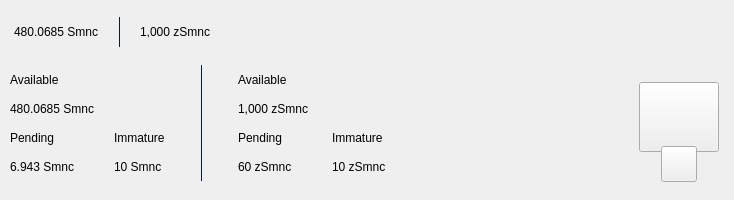
<?xml version="1.0" encoding="UTF-8"?>
<ui version="4.0">
 <class>TopBar</class>
 <widget class="QWidget" name="TopBar">
  <property name="geometry">
   <rect>
    <x>0</x>
    <y>0</y>
    <width>734</width>
    <height>200</height>
   </rect>
  </property>
  <property name="minimumSize">
   <size>
    <width>0</width>
    <height>200</height>
   </size>
  </property>
  <property name="maximumSize">
   <size>
    <width>16777215</width>
    <height>200</height>
   </size>
  </property>
  <property name="windowTitle">
   <string>Form</string>
  </property>
  <layout class="QVBoxLayout" name="verticalLayout_10" stretch="0">
   <property name="spacing">
    <number>0</number>
   </property>
   <property name="leftMargin">
    <number>0</number>
   </property>
   <property name="topMargin">
    <number>0</number>
   </property>
   <property name="rightMargin">
    <number>0</number>
   </property>
   <property name="bottomMargin">
    <number>0</number>
   </property>
   <item>
    <widget class="PFBorderImage" name="containerTop" native="true">
     <layout class="QVBoxLayout" name="verticalLayout_11">
      <property name="spacing">
       <number>0</number>
      </property>
      <property name="leftMargin">
       <number>0</number>
      </property>
      <property name="topMargin">
       <number>0</number>
      </property>
      <property name="rightMargin">
       <number>0</number>
      </property>
      <property name="bottomMargin">
       <number>0</number>
      </property>
      <item>
       <widget class="QWidget" name="top_container_2" native="true">
        <property name="minimumSize">
         <size>
          <width>0</width>
          <height>65</height>
         </size>
        </property>
        <layout class="QHBoxLayout" name="top_container">
         <property name="spacing">
          <number>0</number>
         </property>
         <property name="leftMargin">
          <number>14</number>
         </property>
         <property name="topMargin">
          <number>0</number>
         </property>
         <property name="rightMargin">
          <number>14</number>
         </property>
         <property name="bottomMargin">
          <number>0</number>
         </property>
         <item alignment="Qt::AlignVCenter">
          <widget class="QWidget" name="widgetTopAmount" native="true">
           <property name="sizePolicy">
            <sizepolicy hsizetype="Preferred" vsizetype="Maximum">
             <horstretch>0</horstretch>
             <verstretch>0</verstretch>
            </sizepolicy>
           </property>
           <layout class="QHBoxLayout" name="horizontalLayout_5">
            <property name="spacing">
             <number>0</number>
            </property>
            <property name="leftMargin">
             <number>0</number>
            </property>
            <property name="topMargin">
             <number>0</number>
            </property>
            <property name="rightMargin">
             <number>0</number>
            </property>
            <property name="bottomMargin">
             <number>0</number>
            </property>
            <item alignment="Qt::AlignTop">
             <widget class="QLabel" name="labelAmountTopSMNC">
              <property name="minimumSize">
               <size>
                <width>0</width>
                <height>36</height>
               </size>
              </property>
              <property name="styleSheet">
               <string notr="true">padding:0px;margin:0px;</string>
              </property>
              <property name="text">
               <string>480.0685 Smnc</string>
              </property>
             </widget>
            </item>
            <item>
             <spacer name="horizontalSpacer_11">
              <property name="orientation">
               <enum>Qt::Horizontal</enum>
              </property>
              <property name="sizeType">
               <enum>QSizePolicy::Fixed</enum>
              </property>
              <property name="sizeHint" stdset="0">
               <size>
                <width>20</width>
                <height>20</height>
               </size>
              </property>
             </spacer>
            </item>
            <item alignment="Qt::AlignVCenter">
             <widget class="QLabel" name="label_16">
              <property name="minimumSize">
               <size>
                <width>1</width>
                <height>30</height>
               </size>
              </property>
              <property name="maximumSize">
               <size>
                <width>1</width>
                <height>30</height>
               </size>
              </property>
              <property name="styleSheet">
               <string notr="true">background-color:#0e192b;
padding:0px;
border:none;</string>
              </property>
              <property name="text">
               <string/>
              </property>
             </widget>
            </item>
            <item>
             <spacer name="horizontalSpacer_12">
              <property name="orientation">
               <enum>Qt::Horizontal</enum>
              </property>
              <property name="sizeType">
               <enum>QSizePolicy::Fixed</enum>
              </property>
              <property name="sizeHint" stdset="0">
               <size>
                <width>20</width>
                <height>20</height>
               </size>
              </property>
             </spacer>
            </item>
            <item alignment="Qt::AlignTop">
             <widget class="QLabel" name="labelAmountTopzSMNC">
              <property name="minimumSize">
               <size>
                <width>0</width>
                <height>36</height>
               </size>
              </property>
              <property name="text">
               <string>1,000 zSmnc</string>
              </property>
             </widget>
            </item>
           </layout>
          </widget>
         </item>
         <item>
          <spacer name="horizontalSpacer">
           <property name="orientation">
            <enum>Qt::Horizontal</enum>
           </property>
           <property name="sizeHint" stdset="0">
            <size>
             <width>40</width>
             <height>20</height>
            </size>
           </property>
          </spacer>
         </item>
         <item>
          <layout class="QHBoxLayout" name="horizontalLayout_4">
           <property name="spacing">
            <number>12</number>
           </property>
           <property name="rightMargin">
            <number>0</number>
           </property>
           <item alignment="Qt::AlignRight">
            <widget class="QWidget" name="layoutSync" native="true">
             <property name="minimumSize">
              <size>
               <width>0</width>
               <height>36</height>
              </size>
             </property>
             <property name="maximumSize">
              <size>
               <width>16777215</width>
               <height>36</height>
              </size>
             </property>
             <layout class="QVBoxLayout" name="verticalLayout_9">
              <property name="leftMargin">
               <number>0</number>
              </property>
              <property name="topMargin">
               <number>0</number>
              </property>
              <property name="rightMargin">
               <number>0</number>
              </property>
              <property name="bottomMargin">
               <number>0</number>
              </property>
              <item>
               <widget class="ExpandableButton" name="pushButtonSync" native="true">
                <property name="minimumSize">
                 <size>
                  <width>36</width>
                  <height>36</height>
                 </size>
                </property>
                <property name="maximumSize">
                 <size>
                  <width>16777215</width>
                  <height>36</height>
                 </size>
                </property>
               </widget>
              </item>
             </layout>
            </widget>
           </item>
           <item>
            <widget class="ExpandableButton" name="pushButtonMint" native="true">
             <property name="minimumSize">
              <size>
               <width>36</width>
               <height>36</height>
              </size>
             </property>
            </widget>
           </item>
           <item>
            <widget class="ExpandableButton" name="pushButtonStack" native="true">
             <property name="minimumSize">
              <size>
               <width>36</width>
               <height>36</height>
              </size>
             </property>
            </widget>
           </item>
           <item>
            <widget class="ExpandableButton" name="pushButtonColdStaking" native="true">
             <property name="minimumSize">
              <size>
               <width>36</width>
               <height>36</height>
              </size>
             </property>
            </widget>
           </item>
           <item>
            <widget class="ExpandableButton" name="pushButtonConnection" native="true">
             <property name="minimumSize">
              <size>
               <width>36</width>
               <height>36</height>
              </size>
             </property>
            </widget>
           </item>
           <item>
            <widget class="ExpandableButton" name="pushButtonLock" native="true">
             <property name="sizePolicy">
              <sizepolicy hsizetype="Expanding" vsizetype="Expanding">
               <horstretch>0</horstretch>
               <verstretch>0</verstretch>
              </sizepolicy>
             </property>
             <property name="minimumSize">
              <size>
               <width>36</width>
               <height>0</height>
              </size>
             </property>
            </widget>
           </item>
           <item>
            <widget class="ExpandableButton" name="pushButtonTheme" native="true">
             <property name="minimumSize">
              <size>
               <width>36</width>
               <height>36</height>
              </size>
             </property>
             <property name="maximumSize">
              <size>
               <width>16777215</width>
               <height>36</height>
              </size>
             </property>
            </widget>
           </item>
           <item>
            <widget class="ExpandableButton" name="pushButtonFAQ" native="true">
             <property name="minimumSize">
              <size>
               <width>36</width>
               <height>36</height>
              </size>
             </property>
            </widget>
           </item>
          </layout>
         </item>
        </layout>
       </widget>
      </item>
      <item>
       <widget class="QWidget" name="bottom_container" native="true">
        <property name="minimumSize">
         <size>
          <width>0</width>
          <height>135</height>
         </size>
        </property>
        <layout class="QHBoxLayout" name="botton_container">
         <property name="leftMargin">
          <number>10</number>
         </property>
         <property name="topMargin">
          <number>0</number>
         </property>
         <property name="rightMargin">
          <number>10</number>
         </property>
         <property name="bottomMargin">
          <number>10</number>
         </property>
         <item>
          <layout class="QHBoxLayout" name="horizontalLayout_3">
           <property name="bottomMargin">
            <number>9</number>
           </property>
           <item>
            <layout class="QVBoxLayout" name="verticalLayout_7">
             <property name="spacing">
              <number>0</number>
             </property>
             <property name="leftMargin">
              <number>0</number>
             </property>
             <property name="rightMargin">
              <number>30</number>
             </property>
             <item>
              <layout class="QVBoxLayout" name="verticalLayout_2">
               <item>
                <widget class="QLabel" name="labelTitle1">
                 <property name="text">
                  <string>Available</string>
                 </property>
                </widget>
               </item>
               <item>
                <widget class="QLabel" name="labelAmountSMNC">
                 <property name="text">
                  <string>480.0685 Smnc</string>
                 </property>
                </widget>
               </item>
              </layout>
             </item>
             <item>
              <layout class="QHBoxLayout" name="horizontalLayout_2">
               <property name="spacing">
                <number>0</number>
               </property>
               <item>
                <layout class="QVBoxLayout" name="verticalLayout_3">
                 <item>
                  <widget class="QLabel" name="labelTitle3">
                   <property name="text">
                    <string>Pending</string>
                   </property>
                  </widget>
                 </item>
                 <item>
                  <widget class="QLabel" name="labelPendingSMNC">
                   <property name="text">
                    <string>6.943 Smnc</string>
                   </property>
                  </widget>
                 </item>
                </layout>
               </item>
               <item>
                <spacer name="horizontalSpacer_3">
                 <property name="orientation">
                  <enum>Qt::Horizontal</enum>
                 </property>
                 <property name="sizeType">
                  <enum>QSizePolicy::Fixed</enum>
                 </property>
                 <property name="sizeHint" stdset="0">
                  <size>
                   <width>40</width>
                   <height>20</height>
                  </size>
                 </property>
                </spacer>
               </item>
               <item>
                <layout class="QVBoxLayout" name="verticalLayout_4">
                 <item>
                  <widget class="QLabel" name="labelTitle4">
                   <property name="text">
                    <string>Immature</string>
                   </property>
                  </widget>
                 </item>
                 <item>
                  <widget class="QLabel" name="labelImmatureSMNC">
                   <property name="text">
                    <string>10 Smnc</string>
                   </property>
                  </widget>
                 </item>
                </layout>
               </item>
              </layout>
             </item>
            </layout>
           </item>
           <item>
            <widget class="QLabel" name="label_9">
             <property name="minimumSize">
              <size>
               <width>1</width>
               <height>100</height>
              </size>
             </property>
             <property name="maximumSize">
              <size>
               <width>1</width>
               <height>16777215</height>
              </size>
             </property>
             <property name="styleSheet">
              <string notr="true">background-color:#0e192b;
padding:0px;
border:none;</string>
             </property>
             <property name="text">
              <string/>
             </property>
            </widget>
           </item>
           <item>
            <layout class="QVBoxLayout" name="verticalLayout_8">
             <property name="spacing">
              <number>0</number>
             </property>
             <property name="leftMargin">
              <number>30</number>
             </property>
             <item>
              <layout class="QVBoxLayout" name="verticalLayout">
               <item>
                <widget class="QLabel" name="labelTitle2">
                 <property name="text">
                  <string>Available</string>
                 </property>
                </widget>
               </item>
               <item>
                <widget class="QLabel" name="labelAmountzSMNC">
                 <property name="text">
                  <string>1,000 zSmnc</string>
                 </property>
                </widget>
               </item>
              </layout>
             </item>
             <item>
              <layout class="QHBoxLayout" name="horizontalLayout">
               <property name="spacing">
                <number>0</number>
               </property>
               <item>
                <layout class="QVBoxLayout" name="verticalLayout_5">
                 <item>
                  <widget class="QLabel" name="labelTitle5">
                   <property name="text">
                    <string>Pending</string>
                   </property>
                  </widget>
                 </item>
                 <item>
                  <widget class="QLabel" name="labelPendingzSMNC">
                   <property name="text">
                    <string>60 zSmnc</string>
                   </property>
                  </widget>
                 </item>
                </layout>
               </item>
               <item>
                <spacer name="horizontalSpacer_4">
                 <property name="orientation">
                  <enum>Qt::Horizontal</enum>
                 </property>
                 <property name="sizeType">
                  <enum>QSizePolicy::Fixed</enum>
                 </property>
                 <property name="sizeHint" stdset="0">
                  <size>
                   <width>40</width>
                   <height>20</height>
                  </size>
                 </property>
                </spacer>
               </item>
               <item>
                <layout class="QVBoxLayout" name="verticalLayout_6">
                 <item>
                  <widget class="QLabel" name="labelTitle6">
                   <property name="text">
                    <string>Immature</string>
                   </property>
                  </widget>
                 </item>
                 <item>
                  <widget class="QLabel" name="labelImmaturezSMNC">
                   <property name="text">
                    <string>10 zSmnc</string>
                   </property>
                  </widget>
                 </item>
                </layout>
               </item>
              </layout>
             </item>
            </layout>
           </item>
          </layout>
         </item>
         <item>
          <spacer name="horizontalSpacer_2">
           <property name="orientation">
            <enum>Qt::Horizontal</enum>
           </property>
           <property name="sizeHint" stdset="0">
            <size>
             <width>40</width>
             <height>20</height>
            </size>
           </property>
          </spacer>
         </item>
         <item alignment="Qt::AlignHCenter|Qt::AlignVCenter">
          <widget class="QWidget" name="qrContainer" native="true">
           <property name="sizePolicy">
            <sizepolicy hsizetype="Preferred" vsizetype="Minimum">
             <horstretch>0</horstretch>
             <verstretch>0</verstretch>
            </sizepolicy>
           </property>
           <property name="minimumSize">
            <size>
             <width>90</width>
             <height>110</height>
            </size>
           </property>
           <property name="maximumSize">
            <size>
             <width>90</width>
             <height>110</height>
            </size>
           </property>
           <layout class="QVBoxLayout" name="containerQR">
            <property name="spacing">
             <number>0</number>
            </property>
            <property name="leftMargin">
             <number>5</number>
            </property>
            <property name="topMargin">
             <number>10</number>
            </property>
            <property name="rightMargin">
             <number>5</number>
            </property>
            <property name="bottomMargin">
             <number>0</number>
            </property>
            <item>
             <widget class="QPushButton" name="btnQr">
              <property name="minimumSize">
               <size>
                <width>70</width>
                <height>70</height>
               </size>
              </property>
              <property name="maximumSize">
               <size>
                <width>16777215</width>
                <height>70</height>
               </size>
              </property>
              <property name="focusPolicy">
               <enum>Qt::NoFocus</enum>
              </property>
              <property name="text">
               <string/>
              </property>
              <property name="iconSize">
               <size>
                <width>70</width>
                <height>70</height>
               </size>
              </property>
             </widget>
            </item>
            <item>
             <spacer name="verticalSpacer">
              <property name="orientation">
               <enum>Qt::Vertical</enum>
              </property>
              <property name="sizeType">
               <enum>QSizePolicy::Fixed</enum>
              </property>
              <property name="sizeHint" stdset="0">
               <size>
                <width>20</width>
                <height>20</height>
               </size>
              </property>
             </spacer>
            </item>
            <item alignment="Qt::AlignHCenter|Qt::AlignBottom">
             <widget class="QPushButton" name="pushButtonQR">
              <property name="minimumSize">
               <size>
                <width>36</width>
                <height>36</height>
               </size>
              </property>
              <property name="maximumSize">
               <size>
                <width>36</width>
                <height>36</height>
               </size>
              </property>
              <property name="focusPolicy">
               <enum>Qt::NoFocus</enum>
              </property>
              <property name="text">
               <string/>
              </property>
             </widget>
            </item>
           </layout>
          </widget>
         </item>
        </layout>
       </widget>
      </item>
     </layout>
    </widget>
   </item>
  </layout>
 </widget>
 <customwidgets>
  <customwidget>
   <class>ExpandableButton</class>
   <extends>QWidget</extends>
   <header>qt/smnc/expandablebutton.h</header>
   <container>1</container>
  </customwidget>
  <customwidget>
   <class>PFBorderImage</class>
   <extends>QFrame</extends>
   <header>qt/smnc/pfborderimage.h</header>
   <container>1</container>
  </customwidget>
 </customwidgets>
 <resources/>
 <connections/>
</ui>
